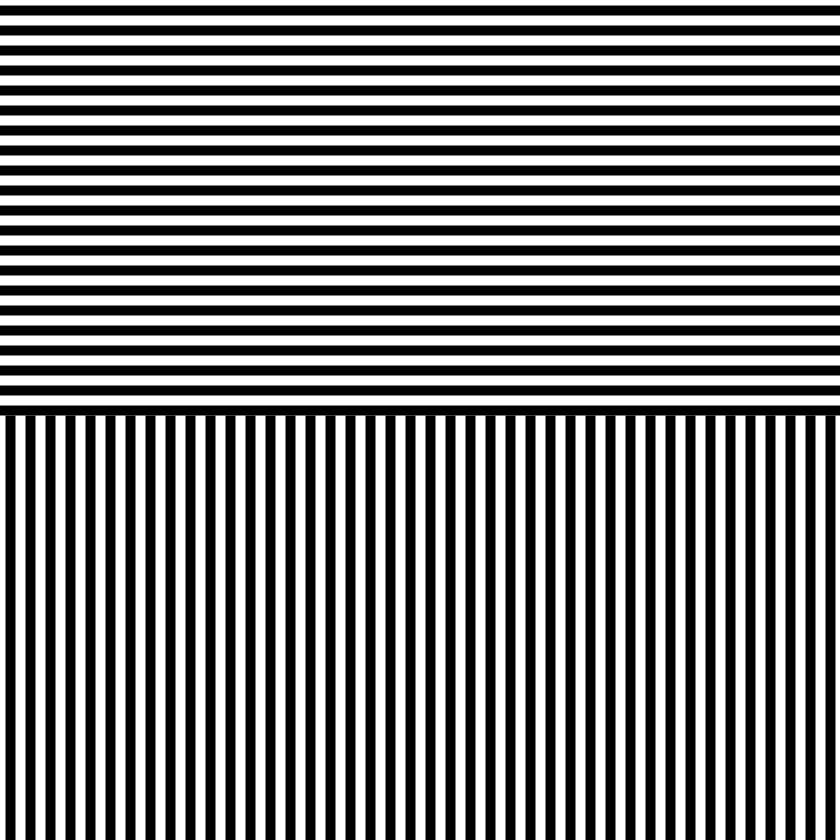
Frame 1 (no input)
Frame 60 (the mouse pressed at the canvas centre just before this capture): identical to frame 1, image omitted
Frame 120 (the mouse held since frame 60 and released just before this capture): identical to frame 1, image omitted

The Processing sketch that drew this single still picture (run headless with seeded random() and noise(); from frame 60 on, the mouse is pressed at the canvas centre):

// Processing sketch: hw02_sol2
// ── hw02_sol2.pde
/*
hw02_sol2.pde
Homework #2
Author: Mindy Ruan
Summary: Solving Sol- Wall Drawing #630 (1990)
A wall is divided horizontally into two equal parts. 
Top: alternating horizontal black and white 8-inch (20 cm) bands. 
Bottom: alternating vertical black and white 8-inch (20 cm) bands.
http://solvingsol.com/
*/

void setup() {
  size(840, 840);
  background(255);
  
  strokeCap(PROJECT);
  strokeWeight(10);
  stroke(0);
  
  // Black horizontal bands across top half
  for (int i = 0; i < height/40; i++) {
    line(0, 10 + i*20, width, 10 + i*20);
  }
  // Black vertical bands across bottom half
  for (int i = 0; i < width/20; i++) {
    line(10 + i*20, height/2, 10 + i*20, height);
  }
  
}

void draw() {
  
}
